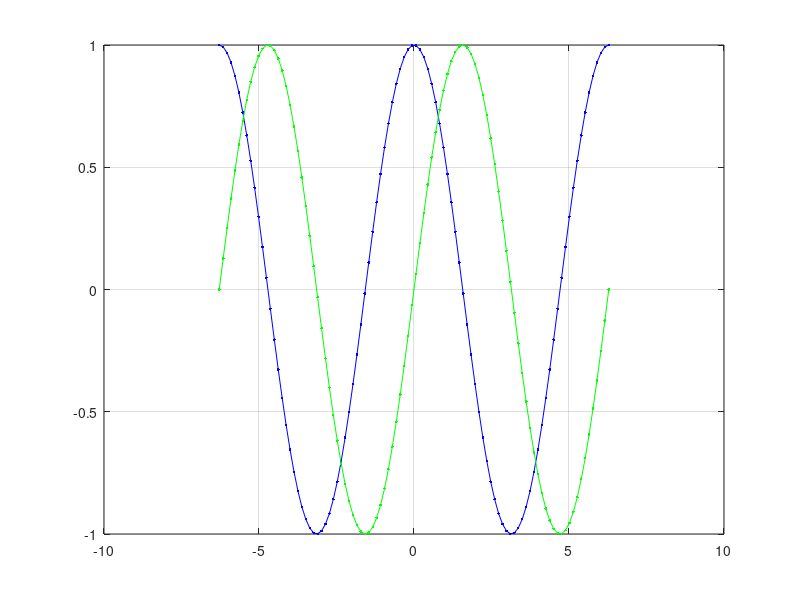

Write MATLAB code to recreate this figure.
% nazwa m-pliku: przyklad_3.m
%
% To jest kolejny przykladowy plik
%
% P. Korohoda; 02/03/2021

clc; clear; close all;

x = -2*pi : 4*pi/99 : 2*pi;   % 100 elementow;
y1=cos(x);
y2=sin(x);

        figure(1);
            plot(x,y1,'b.-'); grid on; hold on;
            plot(x,y2,'g.-');

% KONIEC
